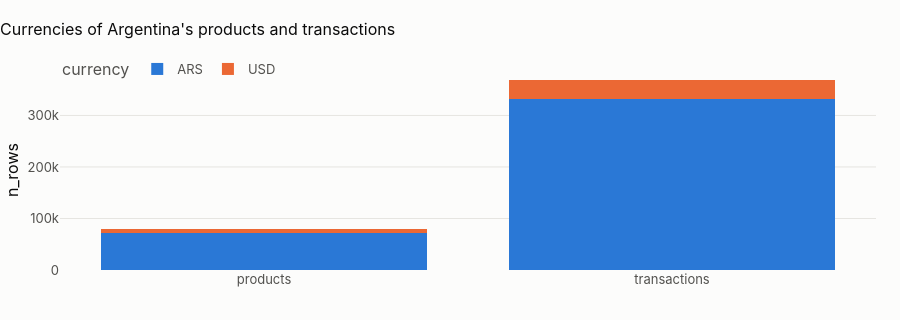

Here is the notebook cell this chart was saved with:
### Markdown cell above
## 4 · The scope at a glance (raw bronze)

### Code cell
glance = pl.con.sql(f"""
    with c as (select * from read_parquet('{pl.lake}/bronze_raw/customers/*/*.parquet', union_by_name = true)),
         p as (select * from read_parquet('{pl.lake}/bronze_raw/products/*/*.parquet', union_by_name = true)),
         t as (select * from read_parquet('{pl.lake}/bronze_raw/transactions/*/*.parquet', union_by_name = true))
    select (select count(*) from c) as customers, (select count(*) from p) as products,
           (select count(*) from t) as transactions,
           (select count(distinct date_trunc('month', _partition_date)) from t) as months_with_transactions,
           round((select count(*) from t) / (select count(*) from c)
                 / greatest((select count(distinct date_trunc('month', _partition_date)) from t), 1), 3)
             as tx_per_customer_month
    """).df()
show(glance, paging=False)
cur = pl.con.sql(f"""
    select 'products' as entity, currency, count(*) as n_rows
    from read_parquet('{pl.lake}/bronze_raw/products/*/*.parquet', union_by_name = true) group by all
    union all
    select 'transactions', currency, count(*)
    from read_parquet('{pl.lake}/bronze_raw/transactions/*/*.parquet', union_by_name = true) group by all
    order by 1, 3 desc""").df()
fig = px.bar(
    cur,
    x="entity",
    y="n_rows",
    color="currency",
    barmode="stack",
    title=f"Currencies of {CTRY.name}'s products and transactions",
)
fig.update_layout(height=320, xaxis_title=None)
fig.show()
loc = cur[(cur.entity == "transactions")].set_index("currency")["n_rows"]
if COUNTRY == "ALL":
    display(
        Markdown(
            "**The bank's transactions by currency:** "
            + ", ".join(f"{k} {100 * v / loc.sum():.1f} %" for k, v in loc.items())
            + ". Three scales in one column: every amount statistic is computed per currency (or in USD), never "
            "pooled. The country scopes show where each currency lives."
        )
    )
else:
    local_share = 100 * loc.get(CTRY.home_currency, 0) / loc.sum()
    display(
        Markdown(
            f"**{local_share:.1f} % of {CTRY.name}'s transactions are in {CTRY.home_currency}**, the rest in "
            + ", ".join(
                f"{k} ({100 * v / loc.sum():.1f} %)"
                for k, v in loc.items()
                if k != CTRY.home_currency
            )
            + ". "
            + (
                "There are no peso accounts at all: Mexican customers bank in US dollars, while their incomes are "
                "reported in pesos. Every income-based ratio must convert incomes, never amounts."
                if local_share == 0
                else "Amounts must be analysed per currency (or converted): pooling pesos and dollars mixes two scales "
                "that differ by orders of magnitude."
            )
        )
    )

### Figure 1 — Plotly figure (JSON) as saved in the notebook; plotly's stock layout.template omitted (floating-point values rounded to 4 significant figures)
{"data": [{"hovertemplate": "currency=ARS<br>entity=%{x}<br>n_rows=%{y}<extra></extra>", "legendgroup": "ARS", "marker": {"color": "#2a78d6", "pattern": {"shape": ""}}, "name": "ARS", "orientation": "v", "showlegend": true, "textposition": "auto", "type": "bar", "x": ["products", "transactions"], "xaxis": "x", "y": [72181, 331173], "yaxis": "y"}, {"hovertemplate": "currency=USD<br>entity=%{x}<br>n_rows=%{y}<extra></extra>", "legendgroup": "USD", "marker": {"color": "#eb6834", "pattern": {"shape": ""}}, "name": "USD", "orientation": "v", "showlegend": true, "textposition": "auto", "type": "bar", "x": ["products", "transactions"], "xaxis": "x", "y": [8131, 37624], "yaxis": "y"}], "layout": {"barmode": "stack", "height": 320, "legend": {"title": {"text": "currency"}, "tracegroupgap": 0}, "title": {"text": "Currencies of Argentina's products and transactions"}, "xaxis": {"anchor": "y", "domain": [0.0, 1.0], "title": {}}, "yaxis": {"anchor": "x", "domain": [0.0, 1.0], "title": {"text": "n_rows"}}}}
